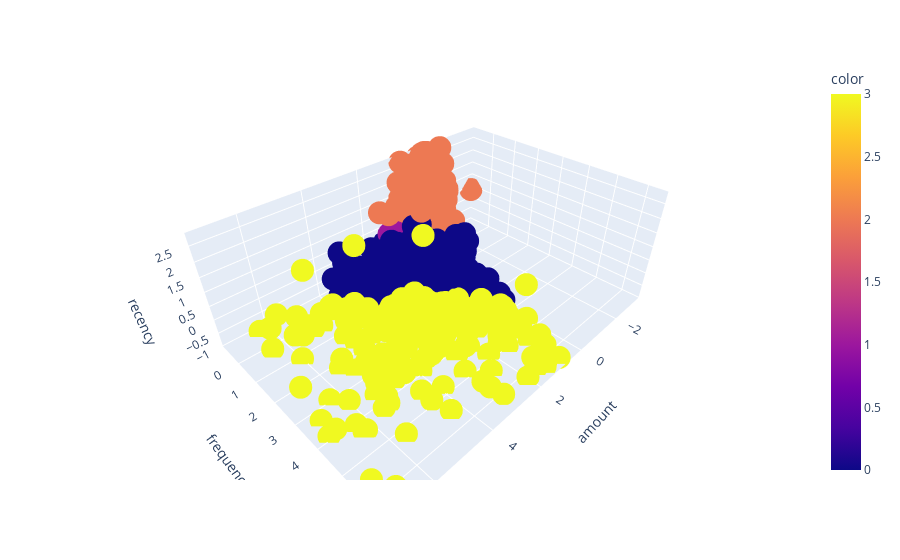

Here is the notebook cell this chart was saved with:
### Code cell
px.scatter_3d(rfm_df_scaled, x='amount',y='frequency',z='recency', color=Kmeans.labels_)

### Figure 1 — Plotly figure (JSON) as saved in the notebook; plotly's stock layout.template omitted (floating-point values rounded to 4 significant figures; data arrays with more than 128 entries replaced by an {"elided": "..."} marker saying what was removed)
{"data": [{"hovertemplate": "amount=%{x}<br>frequency=%{y}<br>recency=%{z}<br>color=%{marker.color}<extra></extra>", "legendgroup": "", "marker": {"color": {"elided": "4293 int values"}, "coloraxis": "coloraxis", "symbol": "circle"}, "mode": "markers", "name": "", "scene": "scene", "showlegend": false, "type": "scatter3d", "x": {"elided": "4293 float values"}, "y": {"elided": "4293 float values"}, "z": {"elided": "4293 float values"}}], "layout": {"coloraxis": {"colorbar": {"title": {"text": "color"}}, "colorscale": [[0, "#0d0887"], [0.1111, "#46039f"], [0.2222, "#7201a8"], [0.3333, "#9c179e"], [0.4444, "#bd3786"], [0.5556, "#d8576b"], [0.6667, "#ed7953"], [0.7778, "#fb9f3a"], [0.8889, "#fdca26"], [1, "#f0f921"]]}, "legend": {"tracegroupgap": 0}, "margin": {"t": 60}, "scene": {"domain": {"x": [0, 1], "y": [0, 1]}, "xaxis": {"title": {"text": "amount"}}, "yaxis": {"title": {"text": "frequency"}}, "zaxis": {"title": {"text": "recency"}}}}}
